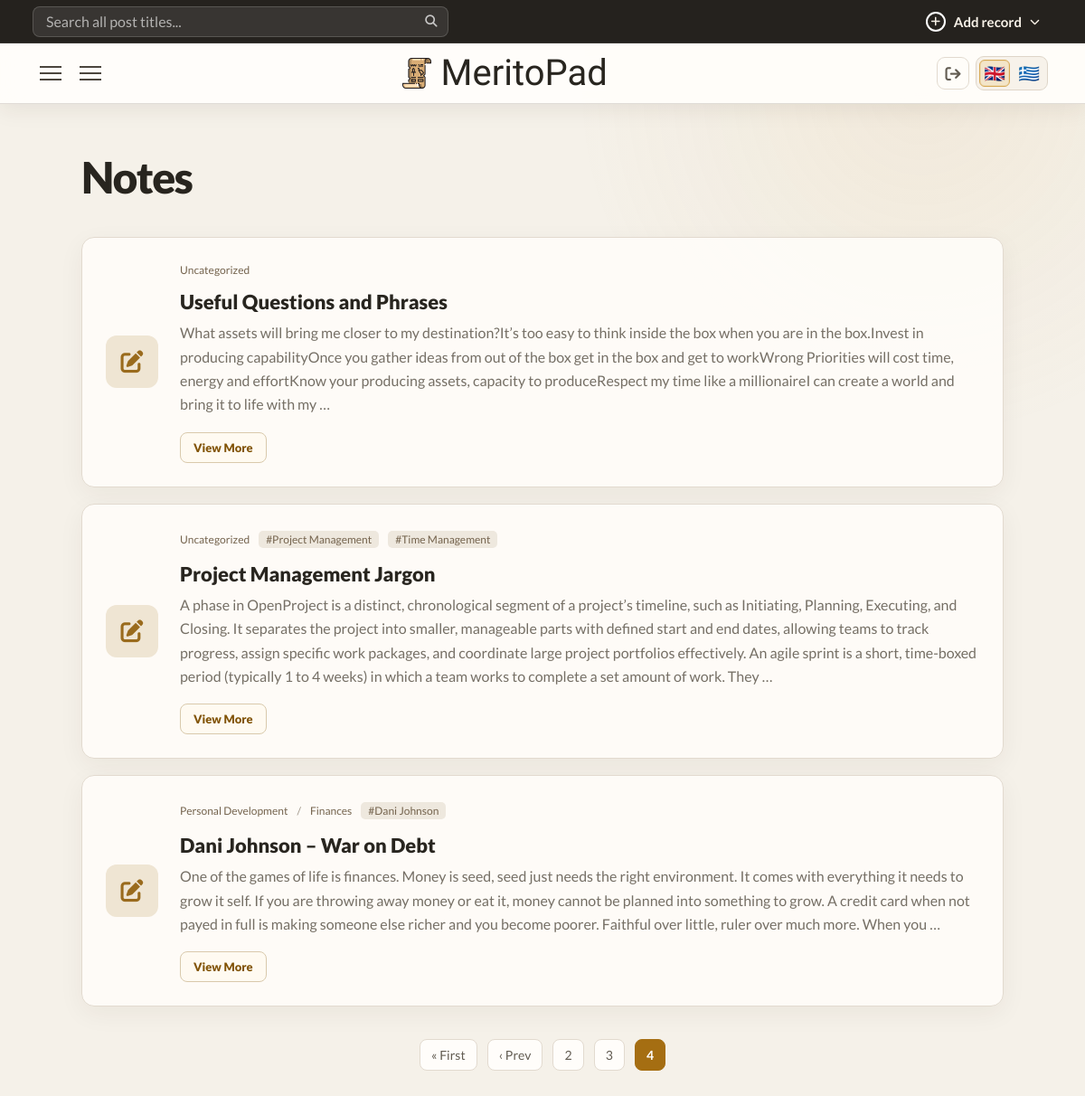
/cnicou/notes/?page=31 (signed in), run on an earlier commit of the app's database.
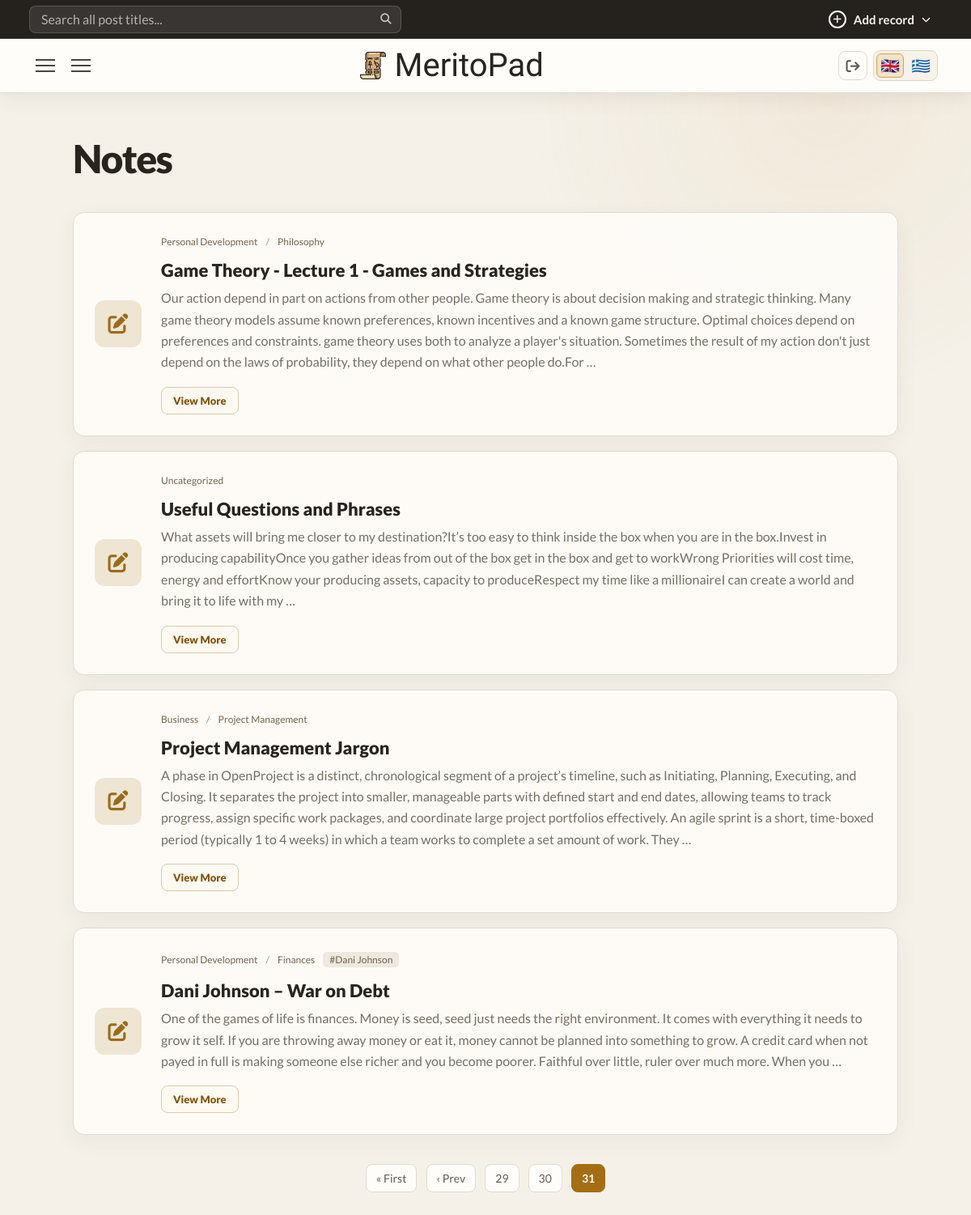
And on a later commit of the database.
### core/models.py (models this page shows, shortened)
class UserOwnedModel(models.Model):
    user = models.ForeignKey(
        settings.AUTH_USER_MODEL,
        on_delete=models.CASCADE,
        related_name="%(class)s_records",
        null=True,
        blank=True,
    )
    class Meta:
        abstract = True
        constraints = [
            models.UniqueConstraint(
                fields=("user", "slug"),
                name="unique_%(class)s_user_slug",
            )
        ]

class Note(UserOwnedModel):
    title = models.CharField(max_length=255)
    slug = models.SlugField(blank=True)
    created_at = models.DateTimeField(auto_now_add=True)
    content = CKEditor5Field('Content', config_name='extends')  # or 'default'
    category = models.ForeignKey(
        NoteCategory,
        on_delete=models.DO_NOTHING,
        related_name="notes_by_category",
        null=True
    )
    subcategory = models.ForeignKey(
        NoteSubcategory,
        on_delete=models.DO_NOTHING,
        related_name="notes_by_subcategory",
        blank=True,
        null=True
    )
    tags = models.ManyToManyField(
        NoteTag,
        related_name="notes_by_tag",
        blank=True
    )

class BaseCategory(UserOwnedModel):
    name = models.CharField(max_length=255)
    slug = models.SlugField(blank=True)
    class Meta:
        abstract = True
        constraints = [
            models.UniqueConstraint(
                fields=("user", "slug"),
                name="unique_%(class)s_user_slug",
            )
        ]

class NoteCategory(BaseCategory):
    pass

class BaseTag(UserOwnedModel):
    name = models.CharField(max_length=255)
    slug = models.SlugField(blank=True)
    class Meta:
        abstract = True
        constraints = [
            models.UniqueConstraint(
                fields=("user", "slug"),
                name="unique_%(class)s_user_slug",
            )
        ]

class NoteTag(BaseTag):
    category = models.ForeignKey(NoteCategory, on_delete=models.CASCADE, related_name="tags")
    subcategory = models.ForeignKey(NoteSubcategory, on_delete=models.CASCADE, related_name="tags", null=True, blank=True)

class BaseSubcategory(UserOwnedModel):
    parent = models.ForeignKey(
        "self", on_delete=models.CASCADE, related_name="children", null=True, blank=True,
    )
    name = models.CharField(max_length=255)
    slug = models.SlugField(blank=True)
    class Meta(UserOwnedModel.Meta):
        abstract = True

class NoteSubcategory(BaseSubcategory):
    category = models.ForeignKey(
        NoteCategory, on_delete=models.CASCADE, related_name="subcategories",
    )

### core/views.py (the view)
# urls.py: path("notes/",views.note_index,name="note_index"),
@workspace_login_required
def note_index(request):
    notes = records_for_user(Note, request.user).order_by("-created_at")
    paginator = Paginator(notes, 6) # Show 9 per page.
    page_number = request.GET.get('page')
    page_obj = paginator.get_page(page_number)
    note_tags = taxonomy_for_user(NoteTag, request.user)
    note_categories = taxonomy_for_user(NoteCategory, request.user)
    for category in note_categories:
        category.sub_categories = category.subcategories.filter(user=request.user, parent__isnull=True).prefetch_related("children")
    return render(request,"core/view/note.html",{
        "article":notes,
        "page_obj":page_obj,
        "article_categories":note_categories,
        "article_tags":note_tags
    })

### core/context_processors.py (called while the page is built)
def workspace_record_type(request):
    match = getattr(request, "resolver_match", None)
    if match is None:
        return {}
    url_name = match.url_name or ""
    record_type = match.kwargs.get("record_type")
    if not record_type:
        record_type = "article" if url_name == "index" else url_name.split("_", 1)[0]
    if record_type not in WORKSPACE_RECORD_TYPES:
        return {}
    return {
        "workspace_record_type": record_type,
        "workspace_is_record_form": url_name.endswith(("_create", "_edit")),
        "workspace_is_single": url_name.endswith("_single"),
    }

### core/taxonomy.py (called while the page is built)
def default_category_first(queryset):
    return queryset.annotate(
        _default_category_order=Case(
            When(slug=DEFAULT_CATEGORY_SLUG, then=Value(0)),
            default=Value(1),
            output_field=IntegerField(),
        )
    ).order_by("_default_category_order", "name")

def is_category_model(model):
    return issubclass(model, BaseCategory)

### core/views.py (called while the page is built)
def taxonomy_for_user(model, user):
    queryset = model.objects.filter(user=user)
    if is_category_model(model):
        return default_category_first(queryset)
    return queryset.order_by("name")

### core/templates/core/view/note.html (shortened to what this page needs)
{% extends 'core/base.html' %}
{% block main %}
<div class="grid">
    <div class="grid-right">
        <div class="grid-right-wraper">
            <h1 class="post-type-title">Notes</h1>
            {% for article in page_obj %}
                <article class="preview">
                    <div class="icon">
                        <i class="fa-solid fa-pen-to-square"></i>
                    </div>
                    <div class="content">
                        {% include "core/includes/post-taxonomy.html" with record=article record_type=workspace_record_type %}
                        <h2>{{article.title}}</h2>
                        <p>{{article.content | safe | striptags | truncatewords:70 }}</p>
                        <a class="view-single-btn" href="{% url 'note_single' request.user.username article.slug %}">View More</a>
                    </div>
                </article>
            {% empty %}
                <p class="no-entries">No entries yet to show...</p>
            {% endfor %}
            {%  if page_obj.paginator.num_pages > 1 %}
                <div class="pagination">
                    {% if page_obj.has_previous %}
                        <a href="?page=1">« First</a>
                        <a href="?page={{ page_obj.previous_page_number }}">‹ Prev</a>
                    {% endif %}
                    {% for num in page_obj.paginator.page_range %}
                        {% if num > page_obj.number|add:'-3' and num < page_obj.number|add:'3' %}
                            {% if page_obj.number == num %}
                                <span class="current">{{ num }}</span>
                            {% else %}
                                <a href="?page={{ num }}">{{ num }}</a>
                            {% endif %}
                        {% endif %}
                    {% endfor %}
                </div>
            {% endif %}
    </div>
    </div>
</div>
{% endblock %}

### core/templates/core/includes/post-taxonomy.html (shortened to what this page needs)
{% with category_url=record_type|add:"_category" subcategory_url=record_type|add:"_subcategory" tag_url=record_type|add:"_tag" %}
{% if record.category or record.subcategory or record.tags.all %}
<nav class="post-taxonomy" aria-label="Post category and tags">
    <div class="post-category-path">
    {% if record.category %}
    <a class="post-taxonomy-category" href="{% url category_url request.user.username record.category.slug %}" aria-label="Category: {{ record.category.name }}">{{ record.category.name }}</a>
    {% endif %}
    {% if record.subcategory %}
    <span class="post-taxonomy-separator" aria-hidden="true">/</span>
    <a class="post-taxonomy-subcategory" href="{% url subcategory_url request.user.username record.category.slug record.subcategory.slug %}" aria-label="Subcategory: {{ record.subcategory.name }}">{{ record.subcategory.name }}</a>
    {% endif %}
    </div>
    {% if record.tags.all %}
    <ul class="post-tag-list" aria-label="Post tags">
        {% for tag in record.tags.all %}
        <li><a class="post-taxonomy-tag" href="{% url tag_url request.user.username tag.slug %}" aria-label="Tag: {{ tag.name }} ({% if tag.subcategory %}{{ tag.subcategory.name }}{% else %}{{ tag.category.name }}{% endif %})">#{{ tag.name }}</a></li>
        {% endfor %}
    </ul>
    {% endif %}
</nav>
{% endif %}
{% endwith %}

What changed in the data, as far as the page shows it:
removed NoteTag: name "Project Management", shown under Note "Project Management Jargon"
removed NoteTag: name "Time Management", shown under Note "Project Management Jargon"
now on this page (row edited): Note: category.name "Personal Development", subcategory.name "Philosophy", title "Game Theory - Lecture 1 - Games and Strategies", content "Our action depend in part on actions from other people. Game theory is about decision making and strategic thinking. Many game theory models assume known preferences, known incentives and a known game structure. Optimal choices depend on preferences and constraints. game theory uses both to analyze a player's situation. Sometimes the result of my action don't just depend on the laws of probability, they depend on what other people do.For …"
changed Note "Project Management Jargon": category.name "Uncategorized" → "Business"; category_id 5 → 4 (drawn); subcategory.name (not shown) → "Project Management"
Also different on the page:
new list line: "29"
new list line: "30"
new list line: "31"
list line gone: "2"
list line gone: "3"
list line gone: "4"
